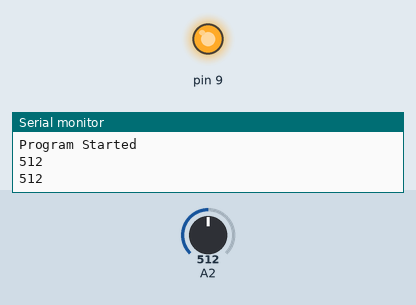
This sketch was run on a simulated Arduino Uno, built with avr-gcc and run on an emulated ATmega328P. On the bench: output pins drawn as LEDs (lit = HIGH), the last lines printed to the serial monitor. Inputs (shaded band) come from the test bench; at power-on: A2 = 512.

Above: at 14.8 s.
14.9 s: A2 set to 592
28.9 s: A2 set to 609
At 42.7 s:
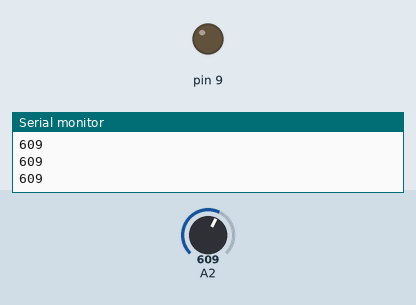
42.9 s: A2 set to 590
At 43.5 s:
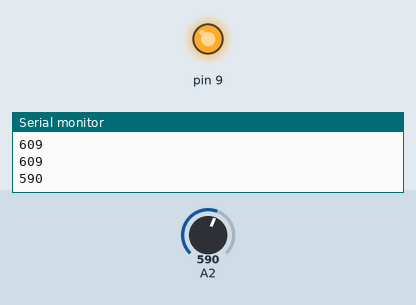
53.4 s: A2 set to 610
At 57.2 s:
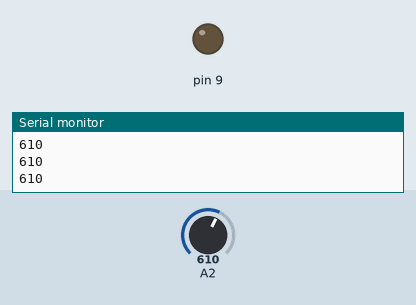
Timing chart, 0 to 58.7 s (numbered marks = the images above; inputs shaded):
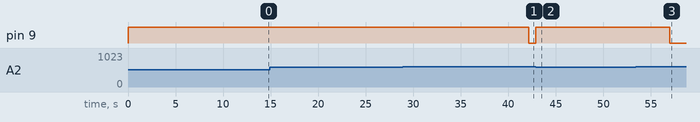

The sketch:

robot_control.ino
```cpp
#include <SoftwareSerial.h>
SoftwareSerial mySerial(2, 3); // RX, TX

void setup() {
  // put your setup code here, to run once:
  Serial.begin(115200);
  mySerial.begin(115200); // for robot
  pinMode(A2,INPUT);
  pinMode(9,OUTPUT);
  Serial.println("Program Started");

}
void sendPacketMRTEXE(unsigned char exeIndex){
  unsigned char exeCmd[15] = {0xff, 0xff, 0x4c, 0x53, 0x00,
                              0x00, 0x00, 0x00, 0x30, 0x0c, 0x03, // 0x0c=동작 실행 명령 0x03=파라메타수
                              0x01, 0x00, 100, 0x00};             // Index 01 명령어 샘플
/*                             |      |    |    `---Check sum
                               |      |    `--------속도      파라1
                               |      `-------------지연시간  파라2
                               `--------------------Index    파라3
*/
  exeCmd[11] = exeIndex;
  exeCmd[14] = 0x00;    // checksum

  for (int i=6;i<14;i++){
    exeCmd[14]+=exeCmd[i];
  }
  mySerial.write(exeCmd,15);
}
void loop() {
  // put your main code here, to run repeatedly:
  int cdsVal = 0;
  while(1)
  {
    cdsVal = analogRead(A2);
    Serial.println(cdsVal);
    if (cdsVal < 600){
      digitalWrite(9,HIGH);
      sendPacketMRTEXE(22);
      delay(7000);
      sendPacketMRTEXE(1);
      delay(7000);
    }
    else{
      digitalWrite(9,LOW);
    }
    delay(50);

  }
}
```

Measured:
- the behaviour switches between 599 and 600 on A2 (found by bisection; images 0 and 1)
- after the input at 28.9 s, pin 9: HIGH → LOW after 13.3 s
- after the input at 42.9 s, pin 9: LOW → HIGH at once
- after the input at 53.4 s, pin 9: HIGH → LOW after 3.6 s
